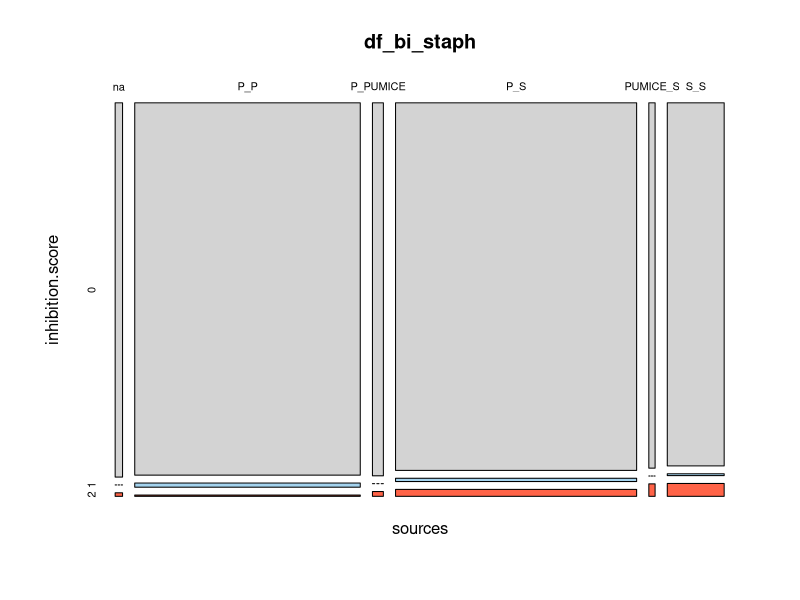
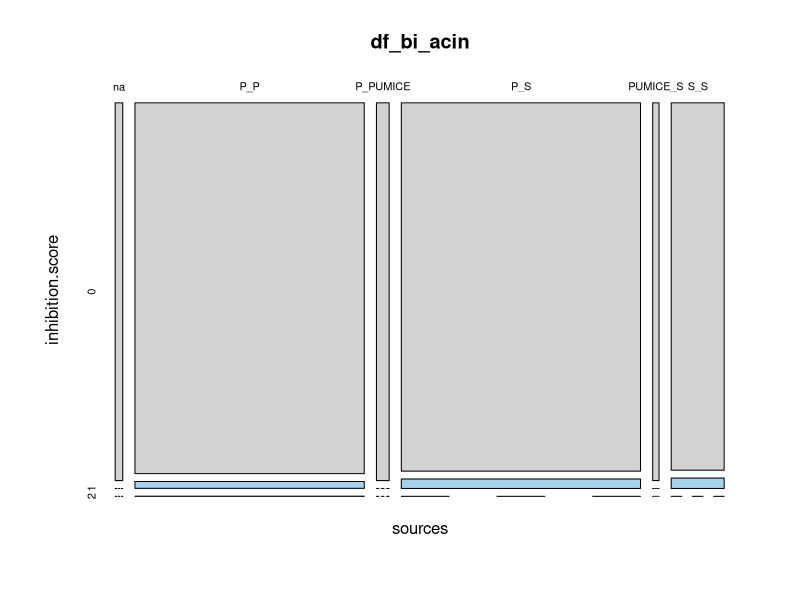
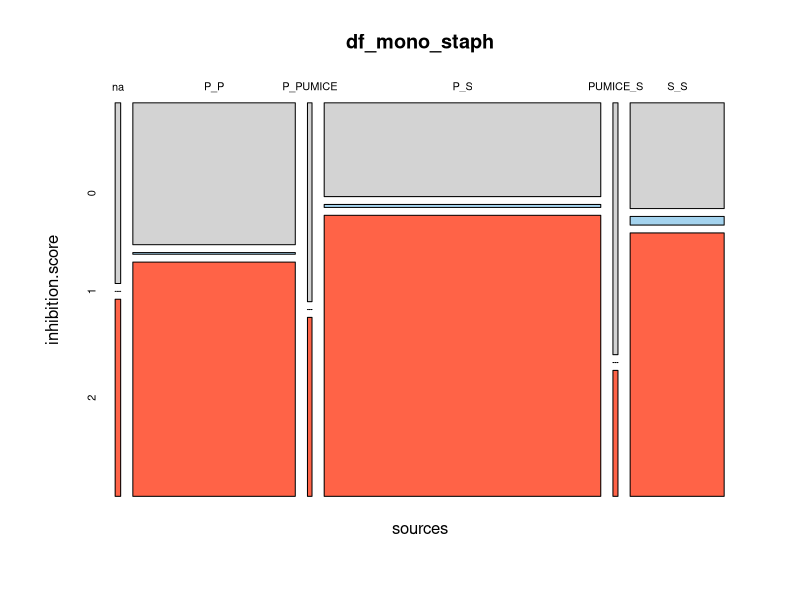
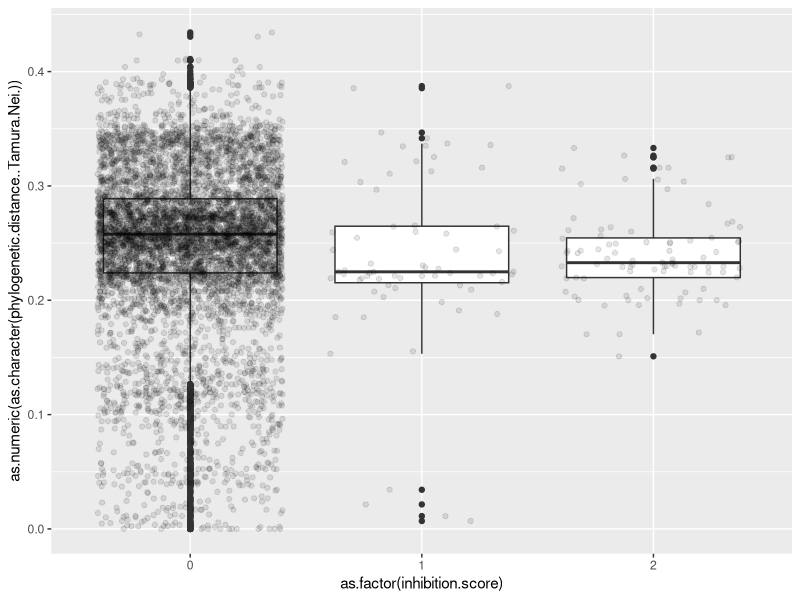
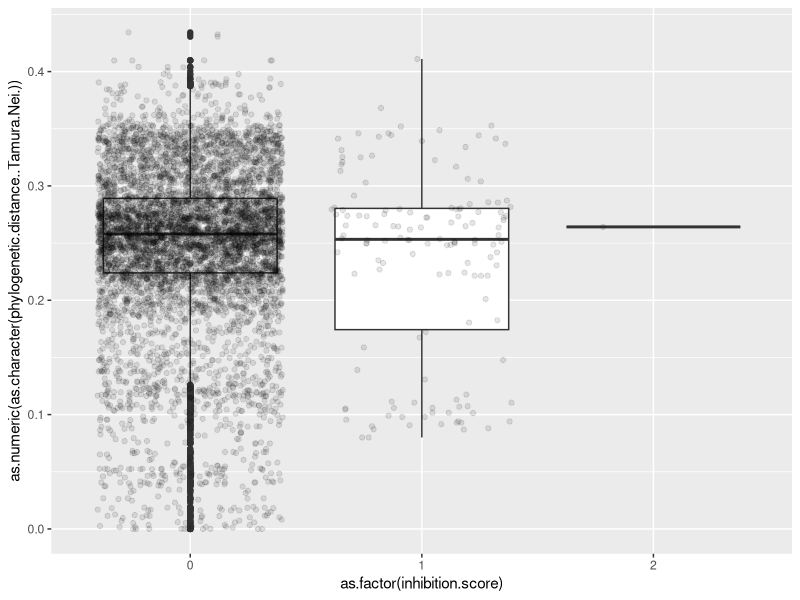
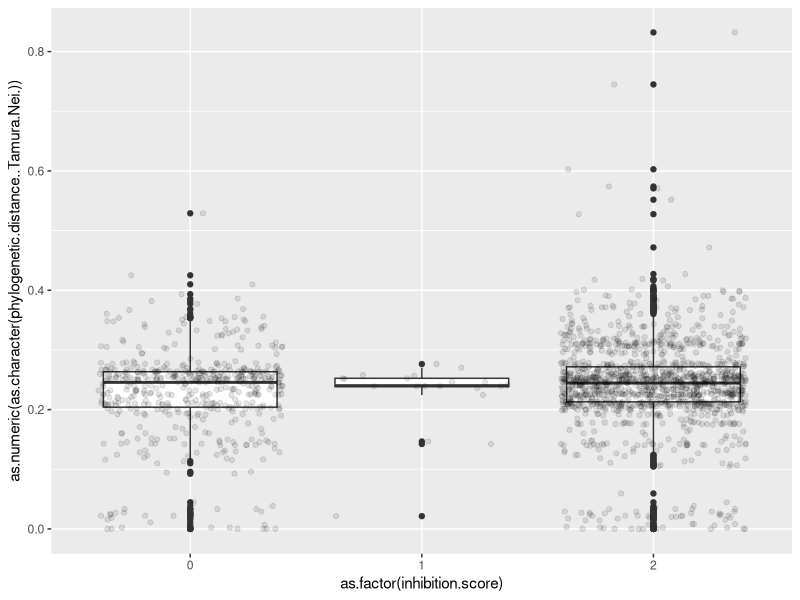
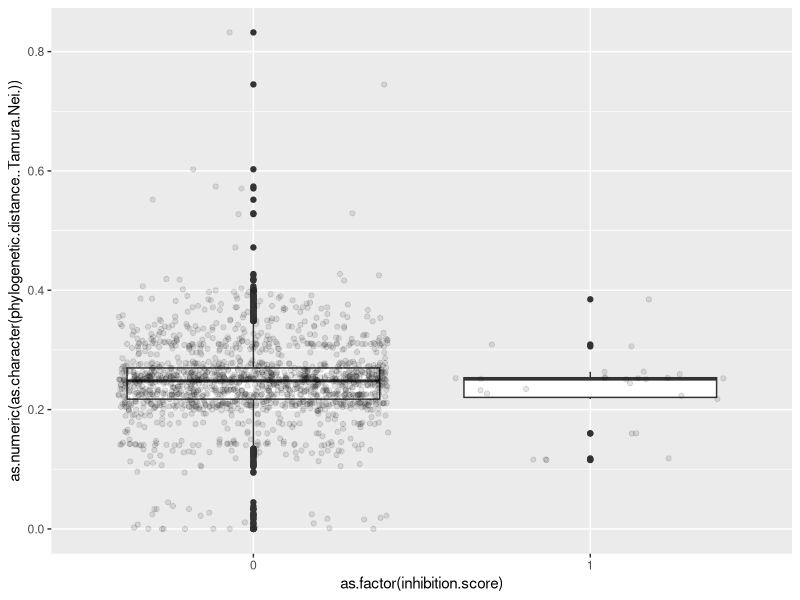

Source code (R) for these figures, in order:
library(ggplot2)
library(knitr)

calc_chi <- function(df_in,caption_in) {
  #calculate PP vs SS
  df_in_PPSS <- subset(df_in,df_in$sources %in% c("P_P","S_S"))
  df_in_PPSS <- droplevels(df_in_PPSS)
  df_in_PPPS <- subset(df_in,df_in$sources %in% c("P_P","P_S"))
  df_in_PPPS <- droplevels(df_in_PPPS)
  df_in_PSSS <- subset(df_in,df_in$sources %in% c("S_S","P_S"))
  df_in_PSSS <- droplevels(df_in_PSSS)
  
  tbl_in_PPSS <- table(df_in_PPSS$dummy,df_in_PPSS$sources)
  print(caption_in)
  print(kable(tbl_in_PPSS, caption = caption_in))
  #print("PP vs SS")
  print(chisq.test(tbl_in_PPSS))
  
  tbl_in_PPPS <- table(df_in_PPPS$dummy,df_in_PPPS$sources)
  #print("PP vs PS")
  print(caption_in)
  print(kable(tbl_in_PPPS,caption=caption_in))
  print(chisq.test(tbl_in_PPPS))
  
  tbl_in_PSSS <- table(df_in_PSSS$dummy,df_in_PSSS$sources)
  #print("PS vs SS")
  print(caption_in)
  print(kable(tbl_in_PSSS,caption = caption_in))
  print(chisq.test(tbl_in_PSSS))
  
}


df <- read.csv("bipartite_data.csv", sep=";")
#removing observations where there is no or ambiguous inhibition score
df <- subset(df, df$inhibition.score != "NaN")

df$dummy[df$inhibition.score >0] <- 1
df$dummy[df$inhibition.score == 0] <- 0

print(kable(table(df$sources,df$test.organism)))
df_bi <- subset(df,monoculture==0)
df_mono <- subset(df,monoculture>0)
df_bi_staph <- subset(df_bi,test.organism == "Staphylococcus")
df_bi_acin <- subset(df_bi,test.organism == "Acinetobacter")
df_mono_staph <- subset(df_mono,test.organism == "Staphylococcus")
df_mono_acin <- subset(df_mono,test.organism == "Acinetobacter")

tbl_bi_staph <- table(df_bi_staph$source,df_bi_staph$dummy)
print(kable(tbl_bi_staph,caption = "tbl_bi_staph"))
mosaicplot(data=df_bi_staph, sources ~inhibition.score, col=c("lightgrey","lightskyblue2","tomato"))
tbl_bi_acin <- table(df_bi_acin$source,df_bi_acin$dummy)
print(kable(tbl_bi_acin,caption = "tbl_bi_acin"))
mosaicplot(data=df_bi_acin, sources ~inhibition.score, col=c("lightgrey","lightskyblue2","tomato"))
tbl_mono_staph <- table(df_mono_staph$source,df_mono_staph$dummy)
print(kable(tbl_mono_staph,caption = "tbl_mono_staph"))
mosaicplot(data=df_mono_staph, sources ~inhibition.score, col=c("lightgrey","lightskyblue2","tomato"))
tbl_mono_acin <- table(df_mono_acin$source,df_mono_acin$dummy)
#plot(mosaicplot(data=df_mono_acin, sources ~inhibition.score, col=c("grey","lightskyblue2","tomato"))
print(kable(tbl_mono_acin,caption = "tbl_mono_acin"))

print("bi staph")
calc_chi(df_bi_staph,"bi_staph")
print("bi acinetobacter")
calc_chi(df_bi_acin,"bi_acin")
print("mono acinetobacter")
calc_chi(df_mono_acin,"mono_acin")
print("mono staph")
calc_chi(df_mono_staph,"mono staph")

# plot inhibition by phylogenetic distance

plot(p <- ggplot(data = df_bi_staph, aes(x= as.factor(inhibition.score), y = as.numeric(as.character(phylogenetic.distance..Tamura.Nei.)))) + geom_boxplot() + geom_jitter(alpha=0.1))
plot(q <- ggplot(data = df_bi_acin, aes(x= as.factor(inhibition.score), y = as.numeric(as.character(phylogenetic.distance..Tamura.Nei.)))) + geom_boxplot() + geom_jitter(alpha=0.1))
plot(s <- ggplot(data = df_mono_staph, aes(x= as.factor(inhibition.score), y = as.numeric(as.character(phylogenetic.distance..Tamura.Nei.)))) + geom_boxplot() + geom_jitter(alpha=0.1))
plot(t <- ggplot(data = df_mono_acin, aes(x= as.factor(inhibition.score), y = as.numeric(as.character(phylogenetic.distance..Tamura.Nei.)))) + geom_boxplot() + geom_jitter(alpha=0.1))

kruskal.test(as.numeric(as.character(phylogenetic.distance..Tamura.Nei.)) ~ inhibition.score, data = df_bi_staph)
kruskal.test(as.numeric(as.character(phylogenetic.distance..Tamura.Nei.)) ~ inhibition.score, data = df_bi_acin)
kruskal.test(as.numeric(as.character(phylogenetic.distance..Tamura.Nei.)) ~ inhibition.score, data = df_mono_staph)
kruskal.test(as.numeric(as.character(phylogenetic.distance..Tamura.Nei.)) ~ inhibition.score, data = df_mono_acin)

# analyzing the taxonomy of interactions

